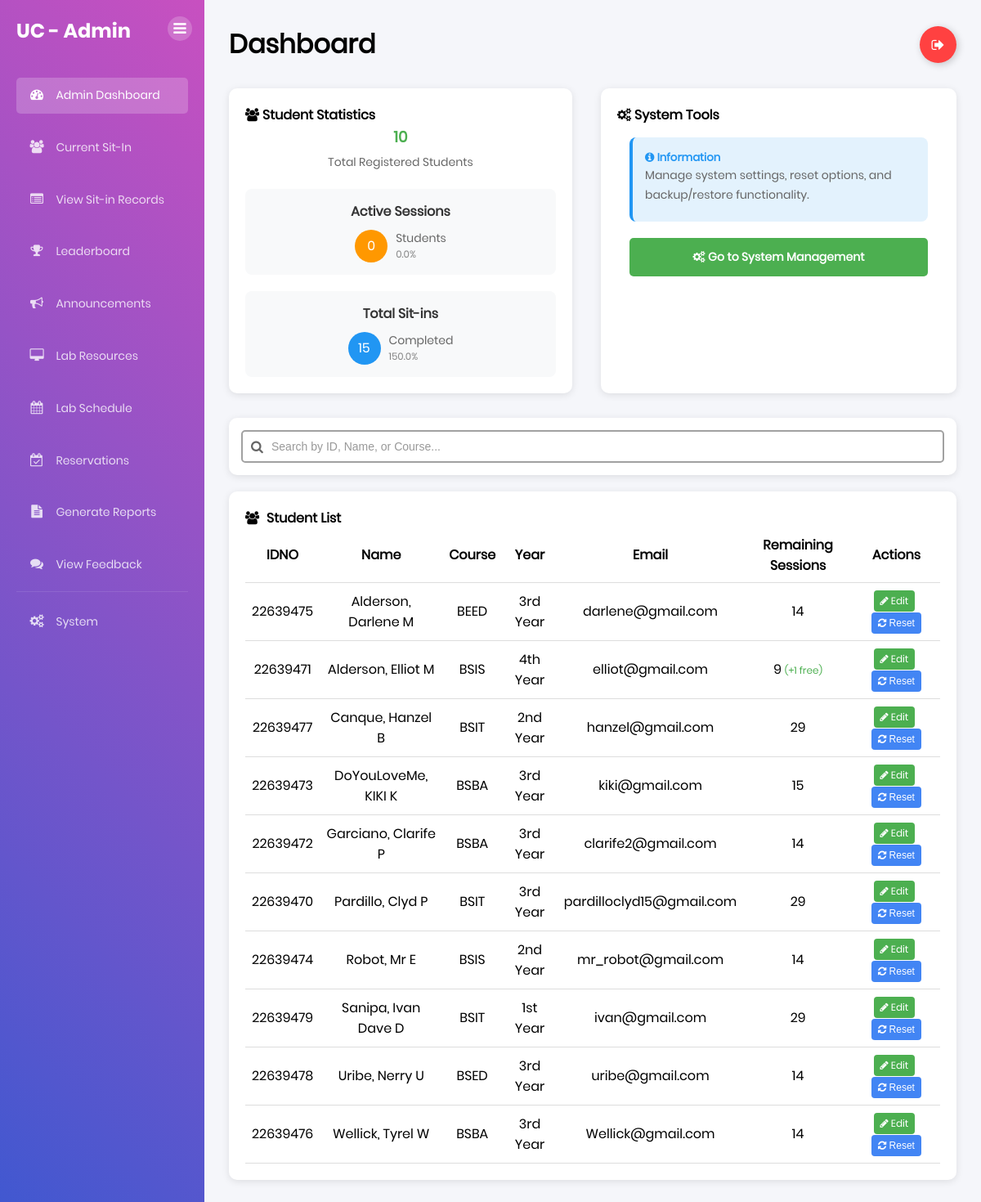
Page /admin (signed in) on the committed database.
### tables this page shows
CREATE TABLE "students" (idno TEXT PRIMARY KEY, lastname TEXT NOT NULL, firstname TEXT NOT NULL, midname TEXT, course TEXT NOT NULL, year_level TEXT NOT NULL, email_address TEXT NOT NULL, image_path TEXT, free_sessions_used INTEGER DEFAULT 0);

### app.py (the view)
@app.route('/admin')
def admin_dashboard():
    if 'user' not in session:
        flash("Please log in to access the admin panel.", "warning")
        return redirect(url_for('home'))
    if not session.get('is_admin'):
        flash("Access denied. Admin privileges required.", "danger")
        return redirect(url_for('dashboard'))
    try:
        conn = get_db_connection()
        total_students = conn.execute("SELECT COUNT(*) as count FROM students").fetchone()['count']
        active_sessions = conn.execute("SELECT COUNT(*) as count FROM lab_sessions WHERE status = 'Active'").fetchone()['count']
        total_sit_ins = conn.execute("SELECT COUNT(*) as count FROM lab_sessions WHERE status = 'Completed'").fetchone()['count']
        students_basic = conn.execute("""
            SELECT idno, lastname, firstname, midname, course, year_level, email_address, free_sessions_used
            FROM students
            ORDER BY lastname, firstname
        """).fetchall()
        students = []
        for student in students_basic:
            student_dict = dict(student)
            used_sessions = conn.execute("""
                SELECT COUNT(*) as count
                FROM lab_sessions
                WHERE student_id = ? AND (status = 'Completed' OR status = 'Active')
            """, (student['idno'],)).fetchone()['count']
            student_dict['used_sessions'] = used_sessions
            behavior_points = conn.execute("""
                SELECT COALESCE(SUM(behavior_points), 0) as total_points
                FROM lab_sessions
                WHERE student_id = ? AND behavior_points > 0
            """, (student['idno'],)).fetchone()['total_points']
            student_dict['behavior_points'] = behavior_points
            max_sessions = 30 if student['course'] in ("BSIT", "BSCS") else 15
            free_sessions_earned = behavior_points // 3
            free_sessions_used = student['free_sessions_used'] if student['free_sessions_used'] is not None else 0
            free_sessions_available = free_sessions_earned - free_sessions_used
            if free_sessions_available < 0:
                free_sessions_available = 0
            base_remaining = max_sessions - used_sessions
            if base_remaining < 0:
                base_remaining = 0
            total_remaining = base_remaining + free_sessions_available
            student_dict['free_sessions_available'] = free_sessions_available
            student_dict['remaining_sessions'] = total_remaining
            students.append(student_dict)
        labs = conn.execute("""
            SELECT lab_id, room_number, building
            FROM laboratories
            WHERE status = 'Available'
            ORDER BY building, room_number
        """).fetchall()
        conn.close()
        return render_template('admin.html',
                             students=students,
                             labs=labs,
                             total_students=total_students,
                             active_sessions=active_sessions,
                             total_sit_ins=total_sit_ins)
    except sqlite3.Error as e:
        flash(f"Database error: {str(e)}", "danger")
        return redirect(url_for('home'))

### templates/admin.html (shortened to what this page needs)
{% extends 'base.html' %} {% block content %}
<div class="dashboard-container">
  <div class="sidebar">
    <div class="sidebar-header">
      <h2>UC - Admin</h2>
      <button class="sidebar-inner-toggle" title="Toggle Sidebar">
        <i class="fa fa-bars"></i>
      </button>
    </div>
    <div class="sidebar-menu">
      <ul>
        <li>
          <a href="{{ url_for('admin_dashboard') }}" class="active"
            ><i class="fa fa-dashboard"></i> Admin Dashboard</a
          >
        </li>
        <li>
          <a href="{{ url_for('admin_current_sit_in') }}"
            ><i class="fa fa-users"></i> Current Sit-In</a
          >
        </li>
        <li>
          <a href="{{ url_for('admin_sit_in_records') }}"
            ><i class="fa fa-list-alt"></i> View Sit-in Records</a
          >
        </li>
        <li>
          <a href="{{ url_for('admin_leaderboard') }}"
            ><i class="fa fa-trophy"></i> Leaderboard</a
          >
        </li>
        <li>
          <a href="{{ url_for('admin_announcements') }}"
            ><i class="fa fa-bullhorn"></i> Announcements</a
          >
        </li>
        <li>
          <a href="{{ url_for('admin_lab_resources') }}"
            ><i class="fa fa-desktop"></i> Lab Resources</a
          >
        </li>
        <li>
          <a href="{{ url_for('admin_lab_schedule') }}"
            ><i class="fa fa-calendar"></i> Lab Schedule</a
          >
        </li>
        <li>
          <a href="{{ url_for('admin_reservations') }}">
            <i class="fa fa-calendar-check-o"></i> Reservations
          </a>
        </li>
        <li>
          <a href="{{ url_for('admin_reports') }}"
            ><i class="fa fa-file-text"></i> Generate Reports</a
          >
        </li>
        <li>
          <a href="{{ url_for('admin_feedback') }}"
            ><i class="fa fa-comments"></i> View Feedback</a
          >
        </li>
        <li style="margin-top: auto; border-top: 1px solid rgba(255,255,255,0.1); padding-top: 15px;">
          <a href="{{ url_for('admin_system_management') }}"
            ><i class="fa fa-cogs"></i> System</a
          >
        </li>
      </ul>
    </div>
  </div>
  <div class="main-content">
    <div class="header">
      <h1>Dashboard</h1>
      <a class="Btn" href="{{ url_for('logout') }}">
        <div class="sign">
          <i class="fa fa-sign-out" aria-hidden="true"></i>
        </div>
      </a>
    </div>
    <div class="content-row" style="margin-bottom: 30px">
      <div class="schedule-card" style="flex: 1; margin-right: 15px">
        <h4>
          <i class="fa fa-users" aria-hidden="true"></i> Student Statistics
        </h4>
        <div
          style="
            display: flex;
            justify-content: space-between;
            align-items: center;
            margin-bottom: 20px;
          "
        >
          <div style="text-align: center; flex: 1">
            <h3 style="color: #4caf50; margin: 0">{{ total_students }}</h3>
            <p style="margin: 5px 0 0 0">Total Registered Students</p>
          </div>
        </div>
        <div
          style="
            display: grid;
            grid-template-columns: repeat(auto-fit, minmax(200px, 1fr));
            gap: 20px;
          "
        >
          <div
            style="
              background: #f8f9fa;
              padding: 15px;
              border-radius: 8px;
              text-align: center;
            "
          >
            <h4 style="margin: 0 0 10px 0; color: #333">Active Sessions</h4>
            <div
              style="
                display: flex;
                justify-content: center;
                align-items: center;
              "
            >
              <div
                style="
                  width: 40px;
                  height: 40px;
                  background: #ff9800;
                  color: white;
                  border-radius: 50%;
                  display: flex;
                  align-items: center;
                  justify-content: center;
                  margin-right: 10px;
                "
              >
                {{ active_sessions }}
              </div>
              <div style="text-align: left">
                <div style="font-size: 14px; color: #666">Students</div>
                <div style="font-size: 12px; color: #888">
                  {{ "%.1f"|format(active_sessions / total_students * 100) }}%
                </div>
              </div>
            </div>
          </div>
          <div
            style="
              background: #f8f9fa;
              padding: 15px;
              border-radius: 8px;
              text-align: center;
            "
          >
            <h4 style="margin: 0 0 10px 0; color: #333">Total Sit-ins</h4>
            <div
              style="
                display: flex;
                justify-content: center;
                align-items: center;
              "
            >
              <div
                style="
                  width: 40px;
                  height: 40px;
                  background: #2196f3;
                  color: white;
                  border-radius: 50%;
                  display: flex;
                  align-items: center;
                  justify-content: center;
                  margin-right: 10px;
                "
              >
                {{ total_sit_ins }}
              </div>
              <div style="text-align: left">
                <div style="font-size: 14px; color: #666">Completed</div>
                <div style="font-size: 12px; color: #888">
                  {{ "%.1f"|format(total_sit_ins / total_students * 100) }}%
                </div>
              </div>
            </div>
          </div>
        </div>
      </div>
      <div class="schedule-card" style="flex: 1;">
        <h4>
          <i class="fa fa-cogs" aria-hidden="true"></i> System Tools
        </h4>
        <div style="padding: 15px;">
          <div style="background: #e3f2fd; padding: 15px; border-radius: 8px; margin-bottom: 20px; border-left: 4px solid #2196f3;">
            <h5 style="margin-top: 0; color: #2196f3;"><i class="fa fa-info-circle"></i> Information</h5>
            <p style="margin-bottom: 5px;">Manage system settings, reset options, and backup/restore functionality.</p>
          </div>
          <div>
            <a href="{{ url_for('admin_system_management') }}" style="display: block; background: #4caf50; color: white; padding: 12px 15px; border-radius: 5px; text-align: center; text-decoration: none; font-weight: bold;">
              <i class="fa fa-cogs" aria-hidden="true"></i> Go to System Management
            </a>
          </div>
        </div>
      </div>
    </div>
    <div class="content-row" style="margin-bottom: 20px">
      <div class="schedule-card" style="width: 100%; padding: 15px">
        <div style="position: relative">
          <input
            type="text"
            id="studentSearch"
            placeholder="Search by ID, Name, or Course..."
            style="
              width: 100%;
              padding: 10px 15px;
              padding-left: 35px;
              border: 2px solid #a1a1a1;
              border-radius: 5px;
              font-size: 14px;
              outline: none;
              transition: border-color 0.3s;
            "
            onkeyup="handleSearchInput(event)"
          />
          <i
            class="fa fa-search"
            style="
              position: absolute;
              left: 12px;
              top: 50%;
              transform: translateY(-50%);
              color: #666;
            "
          ></i>
        </div>
      </div>
    </div>
    <div class="content-row">
      <div class="schedule-card" style="width: 100%">
        <h4>
          <i
            class="fa fa-users"
            aria-hidden="true"
            style="margin-right: 5px"
          ></i>
          Student List
        </h4>
        {% if students %}
        <table id="studentTable" style="width: 100%; border-collapse: collapse">
          <thead>
            <tr>
              <th style="padding: 8px; border-bottom: 1px solid #ddd">IDNO</th>
              <th style="padding: 8px; border-bottom: 1px solid #ddd">Name</th>
              <th style="padding: 8px; border-bottom: 1px solid #ddd">
                Course
              </th>
              <th style="padding: 8px; border-bottom: 1px solid #ddd">Year</th>
              <th style="padding: 8px; border-bottom: 1px solid #ddd">Email</th>
              <th style="padding: 8px; border-bottom: 1px solid #ddd">Remaining Sessions</th>
              <th style="padding: 8px; border-bottom: 1px solid #ddd">
                Actions
              </th>
            </tr>
          </thead>
          <tbody>
            {% for s in students %}
            <tr
              onclick="openModal({idno: '{{ s.idno }}', name: '{{ s.lastname }}, {{ s.firstname }}{% if s.midname %} {{ s.midname }}{% endif %}', course: '{{ s.course }}'})"
              style="cursor: pointer; transition: background-color 0.2s;"
              onmouseover="this.style.backgroundColor='#f5f5f5';"
              onmouseout="this.style.backgroundColor='';"
            >
              <td
                style="
                  padding: 8px;
                  border-bottom: 1px solid #ddd;
                  text-align: center;
                "
              >
                {{ s.idno }}
              </td>
              <td
                style="
                  padding: 8px;
                  border-bottom: 1px solid #ddd;
                  text-align: center;
                "
              >
                {{ s.lastname }}, {{ s.firstname }}{% if s.midname %} {{
                s.midname }}{% endif %}
              </td>
              <td
                style="
                  padding: 8px;
                  border-bottom: 1px solid #ddd;
                  text-align: center;
                "
              >
                {{ s.course }}
              </td>
              <td
                style="
                  padding: 8px;
                  border-bottom: 1px solid #ddd;
                  text-align: center;
                "
              >
                {{ s.year_level }}
              </td>
              <td
                style="
                  padding: 8px;
                  border-bottom: 1px solid #ddd;
                  text-align: center;
                "
              >
                {{ s.email_address }}
              </td>
              <td
                style="
                  padding: 8px;
                  border-bottom: 1px solid #ddd;
                  text-align: center;
                "
              >
                {{ s.remaining_sessions }}
                {% if s.free_sessions_available > 0 %}
                  <span style="color: #4caf50; font-size: 12px;">(+{{ s.free_sessions_available }} free)</span>
                {% endif %}
              </td>
              <td
                style="
                  padding: 8px;
                  border-bottom: 1px solid #ddd;
                  text-align: center;
                "
              >
                <a
                  href="{{ url_for('admin_edit_student', student_id=s.idno) }}"
                  class="btn btn-sm btn-primary"
                  style="
                    text-decoration: none;
                    padding: 4px 8px;
                    background-color: #4caf50;
                    color: white;
                    border-radius: 4px;
                    display: inline-block;
                    font-size: 12px;
                    border: none;
                  "
                  onclick="event.stopPropagation();"
                >
                  <i class="fa fa-pencil" aria-hidden="true"></i> Edit
                </a>
                <button
                  onclick="event.stopPropagation(); resetStudentSession('{{ s.idno }}', '{{ s.lastname }}, {{ s.firstname }}{% if s.midname %} {{ s.midname }}{% endif %}')"
                  class="btn btn-sm btn-danger"
                  style="
                    text-decoration: none;
                    padding: 4px 8px;
                    background-color: #4285f4;
                    color: white;
                    border-radius: 4px;
                    display: inline-block;
                    font-size: 12px;
                    border: none;
                    cursor: pointer;
                    margin-left: 5px;
                  "
                >
                  <i class="fa fa-refresh" aria-hidden="true"></i> Reset
                </button>
              </td>
            </tr>
            {% endfor %}
          </tbody>
        </table>
        {% else %}
        <p>No students found.</p>
        {% endif %}
      </div>
    </div>
  </div>
</div>
{% endblock %}

### rows in the picture
students: idno "22639475", lastname "Alderson", firstname "Darlene", midname "M", course "BEED", year_level "3rd Year", email_address "darlene@gmail.com", remaining_sessions "14"
students: idno "22639471", lastname "Alderson", firstname "Elliot", midname "M", course "BSIS", year_level "4th Year", email_address "elliot@gmail.com", remaining_sessions "9", free_sessions_available "1"
students: idno "22639477", lastname "Canque", firstname "Hanzel", midname "B", course "BSIT", year_level "2nd Year", email_address "hanzel@gmail.com", remaining_sessions "29"
students: idno "22639473", lastname "DoYouLoveMe", firstname "KIKI", midname "K", course "BSBA", year_level "3rd Year", email_address "kiki@gmail.com", remaining_sessions "15"
students: idno "22639472", lastname "Garciano", firstname "Clarife", midname "P", course "BSBA", year_level "3rd Year", email_address "clarife2@gmail.com", remaining_sessions "14"
students: idno "22639470", lastname "Pardillo", firstname "Clyd", midname "P", course "BSIT", year_level "3rd Year", email_address "pardilloclyd15@gmail.com", remaining_sessions "29"
students: idno "22639474", lastname "Robot", firstname "Mr", midname "E", course "BSIS", year_level "2nd Year", email_address "mr_robot@gmail.com", remaining_sessions "14"
students: idno "22639479", lastname "Sanipa", firstname "Ivan Dave", midname "D", course "BSIT", year_level "1st Year", email_address "ivan@gmail.com", remaining_sessions "29"
students: idno "22639478", lastname "Uribe", firstname "Nerry", midname "U", course "BSED", year_level "3rd Year", email_address "uribe@gmail.com", remaining_sessions "14"
students: idno "22639476", lastname "Wellick", firstname "Tyrel", midname "W", course "BSBA", year_level "3rd Year", email_address "Wellick@gmail.com", remaining_sessions "14"

### other values in the picture
{{ total_students }} "10"
{{ active_sessions }} "0"
{{ "%.1f"|format(active_sessions / total_students * 100) }} "0.0"
{{ total_sit_ins }} "15"
{{ "%.1f"|format(total_sit_ins / total_students * 100) }} "150.0"
